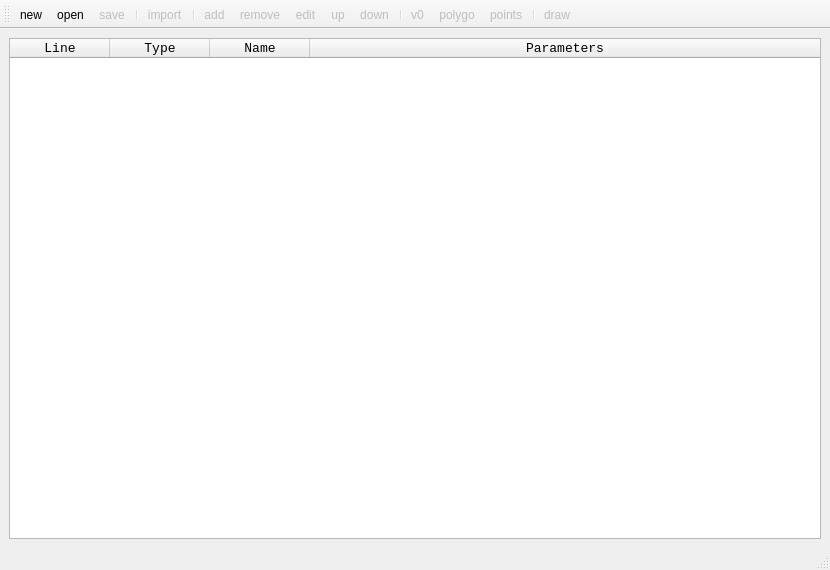
<?xml version="1.0" encoding="UTF-8"?>
<ui version="4.0">
 <class>TT_MainWindow</class>
 <widget class="QMainWindow" name="TT_MainWindow">
  <property name="geometry">
   <rect>
    <x>0</x>
    <y>0</y>
    <width>830</width>
    <height>570</height>
   </rect>
  </property>
  <property name="windowTitle">
   <string>Topography tools</string>
  </property>
  <widget class="QWidget" name="centralwidget">
   <layout class="QVBoxLayout" name="verticalLayout">
    <item>
     <widget class="QTableWidget" name="tableWidget">
      <property name="font">
       <font>
        <family>Monospace</family>
        <pointsize>10</pointsize>
       </font>
      </property>
      <property name="editTriggers">
       <set>QAbstractItemView::EditTrigger::NoEditTriggers</set>
      </property>
      <property name="alternatingRowColors">
       <bool>true</bool>
      </property>
      <property name="selectionBehavior">
       <enum>QAbstractItemView::SelectionBehavior::SelectRows</enum>
      </property>
      <attribute name="horizontalHeaderStretchLastSection">
       <bool>true</bool>
      </attribute>
      <attribute name="verticalHeaderDefaultSectionSize">
       <number>22</number>
      </attribute>
      <column>
       <property name="text">
        <string>Line</string>
       </property>
      </column>
      <column>
       <property name="text">
        <string>Type</string>
       </property>
      </column>
      <column>
       <property name="text">
        <string>Name</string>
       </property>
      </column>
      <column>
       <property name="text">
        <string>Parameters</string>
       </property>
      </column>
     </widget>
    </item>
   </layout>
  </widget>
  <widget class="QMenuBar" name="menubar">
   <property name="geometry">
    <rect>
     <x>0</x>
     <y>0</y>
     <width>830</width>
     <height>23</height>
    </rect>
   </property>
  </widget>
  <widget class="QStatusBar" name="statusbar"/>
  <widget class="QToolBar" name="toolBar">
   <property name="enabled">
    <bool>true</bool>
   </property>
   <property name="windowTitle">
    <string>toolBar</string>
   </property>
   <property name="toolButtonStyle">
    <enum>Qt::ToolButtonStyle::ToolButtonIconOnly</enum>
   </property>
   <attribute name="toolBarArea">
    <enum>TopToolBarArea</enum>
   </attribute>
   <attribute name="toolBarBreak">
    <bool>false</bool>
   </attribute>
   <addaction name="actionnew"/>
   <addaction name="actionopen"/>
   <addaction name="actionsave"/>
   <addaction name="separator"/>
   <addaction name="actionimport"/>
   <addaction name="separator"/>
   <addaction name="actionadd"/>
   <addaction name="actionremove"/>
   <addaction name="actionedit"/>
   <addaction name="actionup"/>
   <addaction name="actiondown"/>
   <addaction name="separator"/>
   <addaction name="actionv0"/>
   <addaction name="actionpolygo"/>
   <addaction name="actionpoints"/>
   <addaction name="separator"/>
   <addaction name="actiondraw"/>
  </widget>
  <action name="actionnew">
   <property name="icon">
    <iconset resource="icons/icons.qrc">
     <normaloff>:/icons/new.svg</normaloff>:/icons/new.svg</iconset>
   </property>
   <property name="text">
    <string>new</string>
   </property>
   <property name="toolTip">
    <string>New .tt file</string>
   </property>
   <property name="shortcut">
    <string>Ctrl+N</string>
   </property>
   <property name="menuRole">
    <enum>QAction::MenuRole::NoRole</enum>
   </property>
  </action>
  <action name="actionopen">
   <property name="icon">
    <iconset resource="icons/icons.qrc">
     <normaloff>:/icons/open.svg</normaloff>:/icons/open.svg</iconset>
   </property>
   <property name="text">
    <string>open</string>
   </property>
   <property name="toolTip">
    <string>Open .tt file</string>
   </property>
   <property name="shortcut">
    <string>Ctrl+O</string>
   </property>
   <property name="menuRole">
    <enum>QAction::MenuRole::NoRole</enum>
   </property>
  </action>
  <action name="actionsave">
   <property name="enabled">
    <bool>false</bool>
   </property>
   <property name="icon">
    <iconset resource="icons/icons.qrc">
     <normaloff>:/icons/save.svg</normaloff>:/icons/save.svg</iconset>
   </property>
   <property name="text">
    <string>save</string>
   </property>
   <property name="toolTip">
    <string>Save .tt file</string>
   </property>
   <property name="shortcut">
    <string>Ctrl+S</string>
   </property>
   <property name="menuRole">
    <enum>QAction::MenuRole::NoRole</enum>
   </property>
  </action>
  <action name="actionimport">
   <property name="enabled">
    <bool>false</bool>
   </property>
   <property name="icon">
    <iconset resource="icons/icons.qrc">
     <normaloff>:/icons/import.svg</normaloff>:/icons/import.svg</iconset>
   </property>
   <property name="text">
    <string>import</string>
   </property>
   <property name="toolTip">
    <string>Import .csv data</string>
   </property>
   <property name="shortcut">
    <string>Ctrl+I</string>
   </property>
   <property name="menuRole">
    <enum>QAction::MenuRole::NoRole</enum>
   </property>
  </action>
  <action name="actionadd">
   <property name="enabled">
    <bool>false</bool>
   </property>
   <property name="icon">
    <iconset resource="icons/icons.qrc">
     <normaloff>:/icons/add.svg</normaloff>:/icons/add.svg</iconset>
   </property>
   <property name="text">
    <string>add</string>
   </property>
   <property name="toolTip">
    <string>Add a line</string>
   </property>
   <property name="shortcut">
    <string>+</string>
   </property>
   <property name="menuRole">
    <enum>QAction::MenuRole::NoRole</enum>
   </property>
  </action>
  <action name="actionremove">
   <property name="enabled">
    <bool>false</bool>
   </property>
   <property name="icon">
    <iconset resource="icons/icons.qrc">
     <normaloff>:/icons/remove.svg</normaloff>:/icons/remove.svg</iconset>
   </property>
   <property name="text">
    <string>remove</string>
   </property>
   <property name="toolTip">
    <string>Remove line(s)</string>
   </property>
   <property name="shortcut">
    <string>Del</string>
   </property>
   <property name="menuRole">
    <enum>QAction::MenuRole::NoRole</enum>
   </property>
  </action>
  <action name="actionedit">
   <property name="enabled">
    <bool>false</bool>
   </property>
   <property name="icon">
    <iconset resource="icons/icons.qrc">
     <normaloff>:/icons/attributes.svg</normaloff>:/icons/attributes.svg</iconset>
   </property>
   <property name="text">
    <string>edit</string>
   </property>
   <property name="toolTip">
    <string>Edit attributes</string>
   </property>
   <property name="shortcut">
    <string>Ctrl+E</string>
   </property>
   <property name="menuRole">
    <enum>QAction::MenuRole::NoRole</enum>
   </property>
  </action>
  <action name="actionup">
   <property name="enabled">
    <bool>false</bool>
   </property>
   <property name="icon">
    <iconset resource="icons/icons.qrc">
     <normaloff>:/icons/up.svg</normaloff>:/icons/up.svg</iconset>
   </property>
   <property name="text">
    <string>up</string>
   </property>
   <property name="toolTip">
    <string>Move line up</string>
   </property>
   <property name="shortcut">
    <string>PgUp</string>
   </property>
   <property name="menuRole">
    <enum>QAction::MenuRole::NoRole</enum>
   </property>
  </action>
  <action name="actiondown">
   <property name="enabled">
    <bool>false</bool>
   </property>
   <property name="icon">
    <iconset resource="icons/icons.qrc">
     <normaloff>:/icons/down.svg</normaloff>:/icons/down.svg</iconset>
   </property>
   <property name="text">
    <string>down</string>
   </property>
   <property name="toolTip">
    <string>Move line down</string>
   </property>
   <property name="shortcut">
    <string>PgDown</string>
   </property>
   <property name="menuRole">
    <enum>QAction::MenuRole::NoRole</enum>
   </property>
  </action>
  <action name="actionv0">
   <property name="enabled">
    <bool>false</bool>
   </property>
   <property name="icon">
    <iconset resource="icons/icons.qrc">
     <normaloff>:/icons/angle_line_to_line.svg</normaloff>:/icons/angle_line_to_line.svg</iconset>
   </property>
   <property name="text">
    <string>v0</string>
   </property>
   <property name="toolTip">
    <string>Calculate V0</string>
   </property>
   <property name="menuRole">
    <enum>QAction::MenuRole::NoRole</enum>
   </property>
  </action>
  <action name="actionpolygo">
   <property name="enabled">
    <bool>false</bool>
   </property>
   <property name="icon">
    <iconset resource="icons/icons.qrc">
     <normaloff>:/icons/total_length_selected_entities.svg</normaloff>:/icons/total_length_selected_entities.svg</iconset>
   </property>
   <property name="text">
    <string>polygo</string>
   </property>
   <property name="toolTip">
    <string>Calculate polygonation</string>
   </property>
   <property name="menuRole">
    <enum>QAction::MenuRole::NoRole</enum>
   </property>
  </action>
  <action name="actionpoints">
   <property name="enabled">
    <bool>false</bool>
   </property>
   <property name="icon">
    <iconset resource="icons/icons.qrc">
     <normaloff>:/icons/points.svg</normaloff>:/icons/points.svg</iconset>
   </property>
   <property name="text">
    <string>points</string>
   </property>
   <property name="toolTip">
    <string>Calculate points</string>
   </property>
   <property name="menuRole">
    <enum>QAction::MenuRole::NoRole</enum>
   </property>
  </action>
  <action name="actiondraw">
   <property name="enabled">
    <bool>false</bool>
   </property>
   <property name="icon">
    <iconset resource="icons/icons.qrc">
     <normaloff>:/icons/draw_points.svg</normaloff>:/icons/draw_points.svg</iconset>
   </property>
   <property name="text">
    <string>draw</string>
   </property>
   <property name="toolTip">
    <string>Draw points</string>
   </property>
   <property name="menuRole">
    <enum>QAction::MenuRole::NoRole</enum>
   </property>
  </action>
 </widget>
 <resources>
  <include location="icons/icons.qrc"/>
 </resources>
 <connections/>
</ui>
